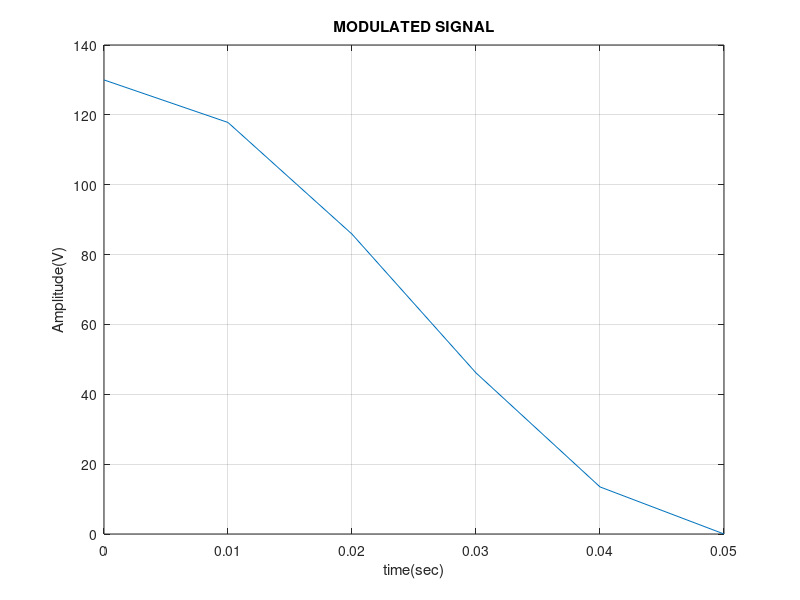
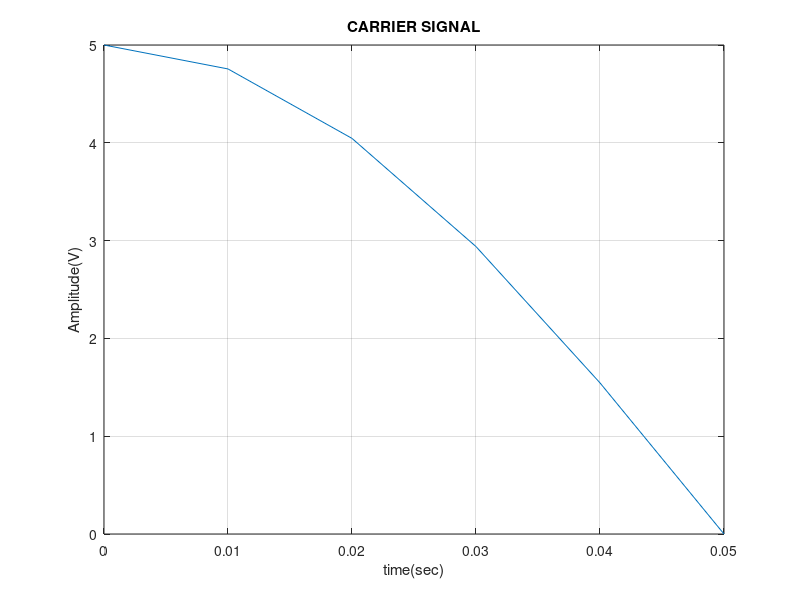
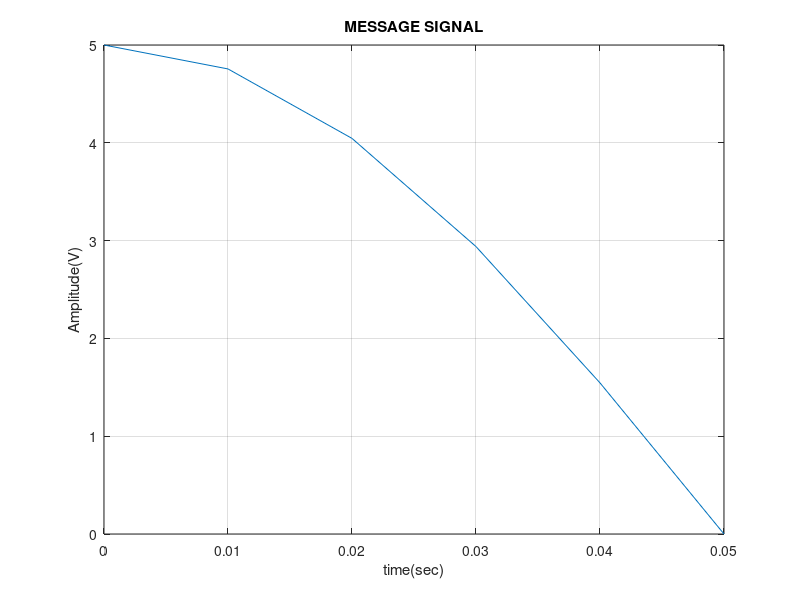

These charts were generated, in order, by the following MATLAB code:
%CODE FOR DOUBLE SIDE BAND FULL CAREER(DSB-FC)

clc;
clear all;
close all;


%INPUTS
Ac=input('Enter the amplitude of carrier signal :');
fc=input('Enter the frequency of carrier signal :');
Am=input('Enter the amplitude of message signal :');
fm=input('Enter the frequency of message signal :');
k_a=input('Enter the value of modulation sensitivity:');

interval=(1/(20*fc));%interval steps
end_t=0.050;%ending time
t=0:interval:end_t; %time(fs>>2fm) by sampling theorem 

if(abs(k_a*Am)>1)
 disp("Phase reversal will take place Over Modulation");
elseif(abs(k_a*Am)<1)
 disp("No Phase reversal Under Modulation");
else
 disp("Critical Modulation");
end


%signals
m_t=Am*cos(2*pi*fm*t);%message signal
c_t=Ac*cos(2*pi*fc*t);%career signal
%s_t=Ac*(1+(Am/Ac)*cos(2*pi*fm*t)).*cos(2*pi*fc*t);%MODULATED SIGNAL
s_t=c_t.*(1+(k_a*m_t));


%PLOTS

figure(1)
plot(t,s_t)
grid on
xlabel('time(sec)')
ylabel('Amplitude(V)')
title('MODULATED SIGNAL')


figure(2)
plot(t,c_t)
grid on
xlabel('time(sec)')
ylabel('Amplitude(V)')
title('CARRIER SIGNAL')


figure(3)
plot(t,m_t)
grid on
xlabel('time(sec)')
ylabel('Amplitude(V)')
title('MESSAGE SIGNAL')